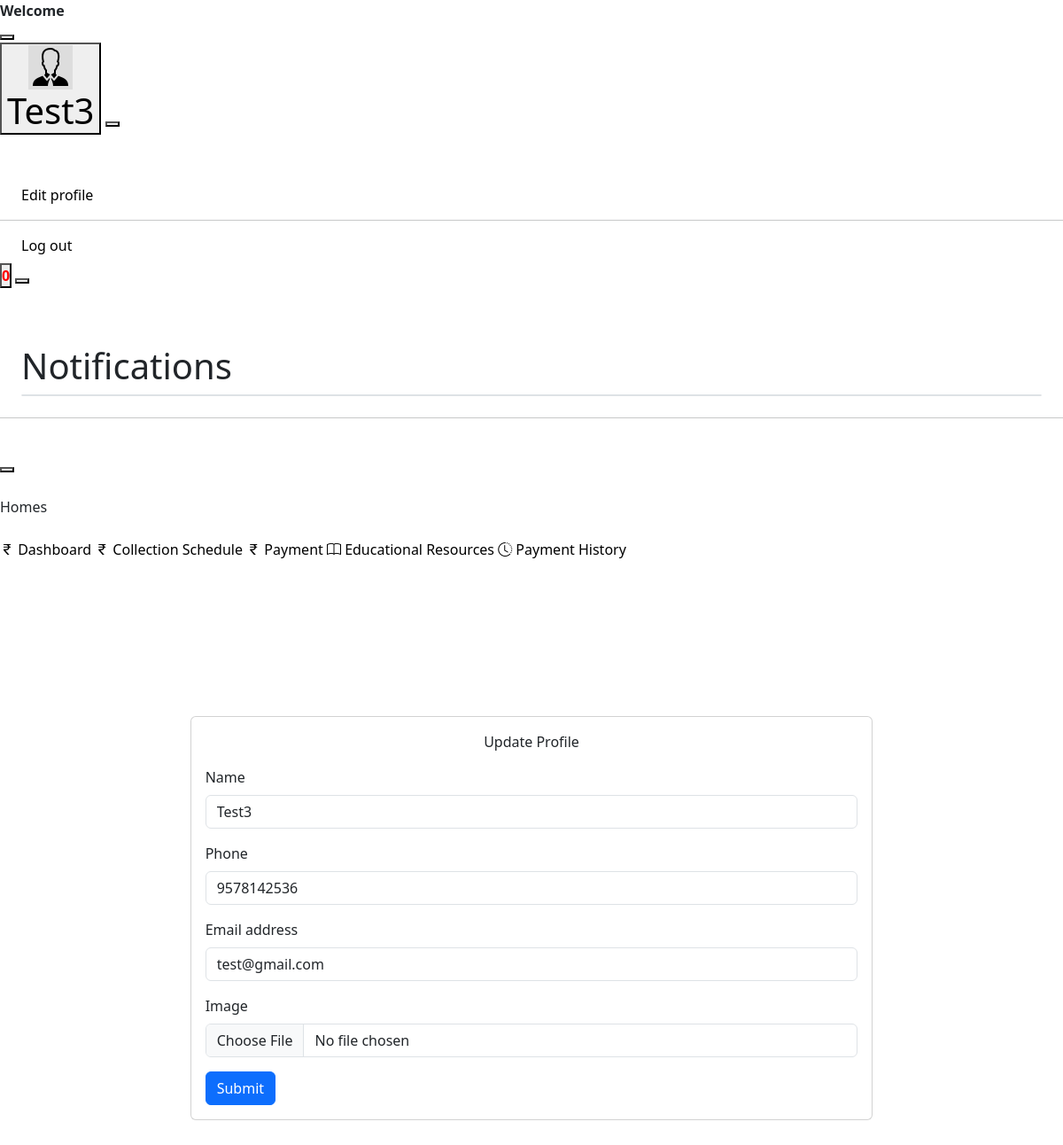
Screenshot of /update_profile (signed in) with the database file from the repository.
### smApp/models.py (models this page shows, shortened)
class Customer(models.Model):
    APPROVAL_CHOICES = [
        ('pending', 'Pending'),
        ('approved', 'Approved'),
        ('disapproved', 'Disapproved'),
    ]
    role = models.CharField(max_length=20,null=True)
    user = models.OneToOneField(User, on_delete=models.CASCADE, primary_key=True, related_name='customer')
    name = models.CharField(max_length=20)
    phone = models.CharField(max_length=20)
    email = models.EmailField()
    image = models.ImageField(upload_to='customer_images/', null=True, blank=True)
    approve = models.CharField(max_length=20, choices=APPROVAL_CHOICES, default='pending')
    house_number = models.CharField(max_length=20,null=True)
    ward_number = models.CharField(max_length=20,null=True)

### smApp/views.py (the view, shortened to what this page needs)
# urls.py: path('update_profile',views.update_profile,name='update_profile'),
def update_profile(request):
    user_id = request.session['user_id']
    user = Customer.objects.filter(user__id=user_id)
    context = {
        'user':user
    }
    return render(request,'update_profile.html',context)

### smApp/context_processor.py (called while the page is built)
def global_context(request):
    user_id = request.session['user_id']
    today = date.today()
    start_date = today
    end_date = today + timedelta(days=2)
    filtered_data = PlasticCollectionSchedule.objects.filter(date__range=(start_date, end_date), user=user_id)
    print(filtered_data)
    context = {
        'filtered_data':filtered_data,
        'count':filtered_data.count()
    }
    return context

### templates/update_profile.html (shortened to what this page needs)
{% extends 'user_base.html' %}
{% block content %}
<link href="https://cdn.jsdelivr.net/npm/bootstrap@5.3.3/dist/css/bootstrap.min.css" rel="stylesheet">
<div
  class="page-wrapper"
  id="main-wrapper"
  data-layout="vertical"
  data-navbarbg="skin6"
  data-sidebartype="full"
  data-sidebar-position="fixed"
  data-header-position="fixed"
>
  <div
    class="position-relative overflow-hidden radial-gradient min-vh-100 d-flex align-items-center justify-content-center"
  >
    <div class="d-flex align-items-center justify-content-center w-100">
      <div class="row justify-content-center w-100">
        <div class="col-md-6 col-lg-8 col-xxl-6">
          <div class="card mb-0">
            <div class="card-body">
              <p class="text-center">Update Profile</p>
              <form action="update_profile" method="post" enctype="multipart/form-data">
                <div class="mb-3">
                  <label for="exampleInputName" class="form-label">Name</label>
                  <input name="name" type="text" class="form-control" id="exampleInputName" aria-describedby="nameHelp" value="{{ user.0.name }}">
                </div>
                <div class="mb-3">
                  <label for="exampleInputPhone" class="form-label">Phone</label>
                  <input name="phone" type="text" class="form-control" id="exampleInputPhone" aria-describedby="phoneHelp" value="{{ user.0.phone }}">
                </div>
                <div class="mb-3">
                  <label for="exampleInputEmail1" class="form-label">Email address</label>
                  <input name="email" type="email" class="form-control" id="exampleInputEmail1" aria-describedby="emailHelp" value="{{ user.0.email }}">
                </div>
                <div class="mb-3">
                  <label for="exampleInputImage" class="form-label">Image</label>
                  <input name="image" type="file" class="form-control" id="exampleInputImage" aria-describedby="imageHelp" >
                </div>
                <button type="submit" class="btn btn-primary">Submit</button>
              </form>
            </div>
          </div>
        </div>
      </div>
    </div>
  </div>
</div>
{% endblock %}

### templates/user_base.html (shortened to what this page needs)
<!DOCTYPE html>
{% load static %}
<html lang="en">
  <head>
    <link
      rel="stylesheet"
      href="https://kit-pro.fontawesome.com/releases/v5.12.1/css/pro.min.css"
    />
    <link
      rel="stylesheet"
      type="text/css"
      href="{% static 'adminstatic/css/style.css' %}"
    />
    <link
      rel="stylesheet"
      href="https://cdn.jsdelivr.net/npm/bootstrap-icons@1.11.3/font/bootstrap-icons.min.css"
    />
    <link
      href="https://cdn.jsdelivr.net/npm/bootstrap@5.3.3/dist/css/bootstrap.min.css"
      rel="stylesheet"
    />
  </head>
  <body class="bg-gray-100">
    <div
      class="md:fixed md:w-full md:top-0 md:z-20 flex flex-row flex-wrap items-center bg-white p-6 border-b border-gray-300"
    >
      <div class="flex-none w-56 flex flex-row items-center">
        <strong class="capitalize ml-1 flex-1">Welcome </strong>
      </div>
      <button id="navbarToggle" class="hidden md:block md:fixed right-0 mr-6">
      </button>
      <div
        id="navbar"
        class="animated md:hidden md:fixed md:top-0 md:w-full md:left-0 md:mt-16 md:border-t md:border-b md:border-gray-200 md:p-10 md:bg-white flex-1 pl-3 flex flex-row flex-wrap justify-between items-center md:flex-col md:items-center"
      >
        <div class="flex flex-row-reverse items-center">
          <div class="dropdown relative md:static">
            <button
              class="menu-btn focus:outline-none focus:shadow-outline flex flex-wrap items-center"
            >
              <div class="w-8 h-8 overflow-hidden rounded-full">
                <img
                  class="w-full h-full object-cover"
                  src="{{ user.0.image.url }}"
                />
              </div>
              <div class="ml-2 capitalize flex">
                <h1
                  class="text-sm text-gray-800 font-semibold m-0 p-0 leading-none"
                >
                  {{ user.0.name }}
                </h1>
              </div>
            </button>
            <button
              class="hidden fixed top-0 left-0 z-10 w-full h-full menu-overflow"
            ></button>
            <div
              class="text-gray-500 menu hidden md:mt-10 md:w-full rounded bg-white shadow-md absolute z-20 right-0 w-40 mt-5 py-2 animated faster"
              >
              <a
                style="text-decoration: none"
                class="px-4 text-black py-2 block capitalize font-medium text-sm tracking-wide bg-white hover:bg-gray-200 hover:text-gray-900 transition-all duration-300 ease-in-out"
                href="update_profile"
              >
                Edit profile
              </a>
              <hr />
              <a
                style="text-decoration: none"
                class="px-4 text-black py-2 block capitalize font-medium text-sm tracking-wide bg-white hover:bg-gray-200 hover:text-gray-900 transition-all duration-300 ease-in-out"
                href="logout_view"
              >
                Log out
              </a>
            </div>
          </div>
          {% include 'notification.html' %}
        </div>
      </div>
    </div>
    <div class="h-screen flex flex-row flex-wrap">
      <div
        id="sideBar"
        class="relative flex flex-col flex-wrap bg-white border-r border-gray-300 p-6 flex-none w-64 md:-ml-64 md:fixed md:top-0 md:z-30 md:h-screen md:shadow-xl animated faster"
      >
        <div class="flex flex-col">
          <div class="text-right hidden md:block mb-4">
            <button id="sideBarHideBtn">
            </button>
          </div>
          <p class="uppercase text-xs text-gray-600 mb-4 tracking-wider">
            Homes
          </p>
          <a
            style="text-decoration: none"
            href="{% url 'user_home' %}"
            class="mb-3 text-black capitalize font-medium text-sm hover:text-teal-600 transition ease-in-out duration-500"
          >
            <i class="bi bi-currency-rupee"></i>
            Dashboard
          </a>
          <a
          style="text-decoration: none"
          href="{% url 'user_view_collection_shedule' %}"
          class="mb-3 text-black capitalize font-medium text-sm hover:text-teal-600 transition ease-in-out duration-500"
        >
          <i class="bi bi-currency-rupee"></i>
          Collection Schedule
        </a>
          <a
            style="text-decoration: none"
            href="{% url 'payment_list' %}"
            class="mb-3 text-black capitalize font-medium text-sm hover:text-teal-600 transition ease-in-out duration-500"
          >
            <i class="bi bi-currency-rupee"></i>
            Payment
          </a>
          <a
            style="text-decoration: none"
            href="{% url 'educational_content_view_user' %} "
            class="mb-3 text-black capitalize font-medium text-sm hover:text-teal-600 transition ease-in-out duration-500"
          >
            <i class="bi bi-book"></i>
            Educational Resources
          </a>
          <a
            style="text-decoration: none"
            href="{% url 'payment_history' %}"
            class="mb-3 text-black capitalize font-medium text-sm hover:text-teal-600 transition ease-in-out duration-500"
          >
            <i class="bi bi-clock-history"></i>
            Payment History
          </a>
        </div>
      </div>
      <div class="flex-1 p-1">{% block content %} {% endblock %}</div>
    </div>
  </body>
</html>

### static/css/style.css (style rules this page uses)
body { font-family: "Poppins", sans-serif; color: #040000; background-color: #ffffff; overflow-x: hidden; }
a, a:hover, a:focus { text-decoration: none; }
.btn, .btn:focus { outline: none !important; -webkit-box-shadow: none; box-shadow: none; }

### rows the page displays
Customer: image (picture), name "Test3", phone "9578142536", email "test@gmail.com"

### other values shown
{{ count }} "0"
